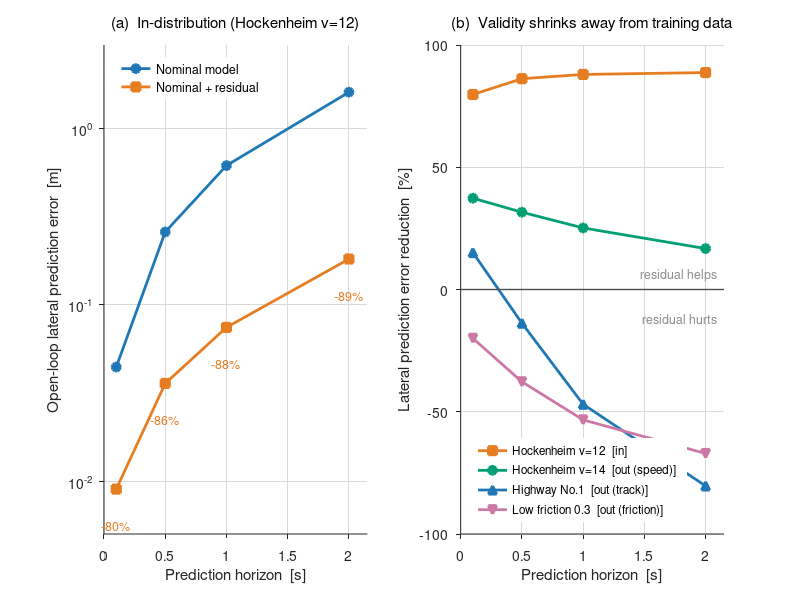

Write MATLAB code to recreate this figure.
% 개루프 예측 오차 - 잔차가 '모델'을 개선하는가, 어디까지 개선하는가
%
% 지금까지의 증거는 전부 폐루프 추종 오차였다. 이 그림은 제어기를 거치지 않고
% 모델만으로 N 스텝을 적분해 실제 상태와 비교한다. 주장("잔차가 kinematic 모델
% 오차를 보정한다")과 증거가 직접 맞물리는 유일한 지표다.
%
% (a) 학습 분포 안(Hockenheim v=12): 예측구간이 길수록 격차가 벌어진다.
%     MPC 예측구간 2.0 s 에서 횡오차 예측이 1.62 m -> 0.18 m (89% 감소).
% (b) 조건별 개선율: 학습 분포에서 멀어질수록 단조롭게 무너지고, 미학습 트랙과
%     저마찰에서는 오히려 나빠진다. 그 두 조건의 폐루프 이득은 '모델이
%     정확해져서'가 아니라는 뜻이다(가중치만 올린 nominal 이 잔차를 따라잡는
%     results/b1/ 의 결과와 같은 방향).
%
% 데이터: fig_openloop.mat  (results/openloop_prediction.py 가 생성)
% 실행:   results/matlab/ 폴더 안에서 `plot_openloop`
% 요구:   base MATLAB 만 (툴박스 불필요). R2013a 이상.

clear; close all
load('fig_openloop.mat')

NOM  = [0.12 0.47 0.71];
RES  = [0.90 0.49 0.13];
GREY = [0.55 0.55 0.55];
GRN  = [0.00 0.62 0.45];      % Okabe-Ito bluish green (색약 안전)
PUR  = [0.80 0.47 0.65];      % Okabe-Ito reddish purple

h  = horizon_s(:);
DN = 2;                        % 채널 인덱스: 1=ds 2=dn 3=dalpha 4=dv

figure('Color','w','Position',[80 80 1000 380])

%% (a) 학습 분포 안에서의 예측 오차 (Hockenheim v=12)
subplot(1,2,1); hold on; box off
set(gca,'FontSize',10,'TickDir','out','XGrid','on','YGrid','on', ...
        'GridColor',[.85 .85 .85],'GridAlpha',1,'Layer','bottom')
e_nom = squeeze(err(1,:,1,DN));
e_res = squeeze(err(1,:,2,DN));
p1 = plot(h, e_nom, '-o', 'Color', NOM, 'LineWidth', 2, 'MarkerSize', 6, ...
          'MarkerFaceColor', NOM);
p2 = plot(h, e_res, '-s', 'Color', RES, 'LineWidth', 2, 'MarkerSize', 6, ...
          'MarkerFaceColor', RES);
for k = 1:numel(h)
    text(h(k), e_res(k)*0.62, sprintf('-%.0f%%', improve_dn(1,k)), ...
         'Color', RES, 'FontSize', 9, 'HorizontalAlignment','center');
end
legend([p1 p2], {'Nominal model','Nominal + residual'}, ...
       'Location','northwest','Box','off','FontSize',9);
set(gca,'YScale','log')
xlim([0 2.15]); ylim([5e-3 3])
xlabel('Prediction horizon  [s]')
ylabel('Open-loop lateral prediction error  [m]')
title('(a)  In-distribution (Hockenheim v=12)','FontSize',11,'FontWeight','normal')

%% (b) 학습 분포에서 멀어질수록
subplot(1,2,2); hold on; box off
set(gca,'FontSize',10,'TickDir','out','XGrid','on','YGrid','on', ...
        'GridColor',[.85 .85 .85],'GridAlpha',1,'Layer','bottom')
cols = [RES; GRN; NOM; PUR];
mk   = {'-s','-o','-^','-v'};
hh = zeros(1, size(improve_dn,1));
for c = 1:size(improve_dn,1)
    hh(c) = plot(h, improve_dn(c,:), mk{c}, 'Color', cols(c,:), ...
                 'LineWidth', 2, 'MarkerSize', 6, 'MarkerFaceColor', cols(c,:));
end
plot([0 2.15], [0 0], '-', 'Color', [0.3 0.3 0.3], 'LineWidth', 1.0);
text(2.10, 6, 'residual helps', 'HorizontalAlignment','right', ...
     'FontSize',9,'Color',GREY);
text(2.10, -12, 'residual hurts', 'HorizontalAlignment','right', ...
     'FontSize',9,'Color',GREY);
lbl = cell(1, numel(case_));
for c = 1:numel(case_)
    lbl{c} = sprintf('%s  [%s]', case_{c}, dist{c});
end
legend(hh, lbl, 'Location','southwest','Box','off','FontSize',8.5);
xlim([0 2.15]); ylim([-100 100])
xlabel('Prediction horizon  [s]')
ylabel('Lateral prediction error reduction  [%]')
title('(b)  Validity shrinks away from training data','FontSize',11,'FontWeight','normal')
